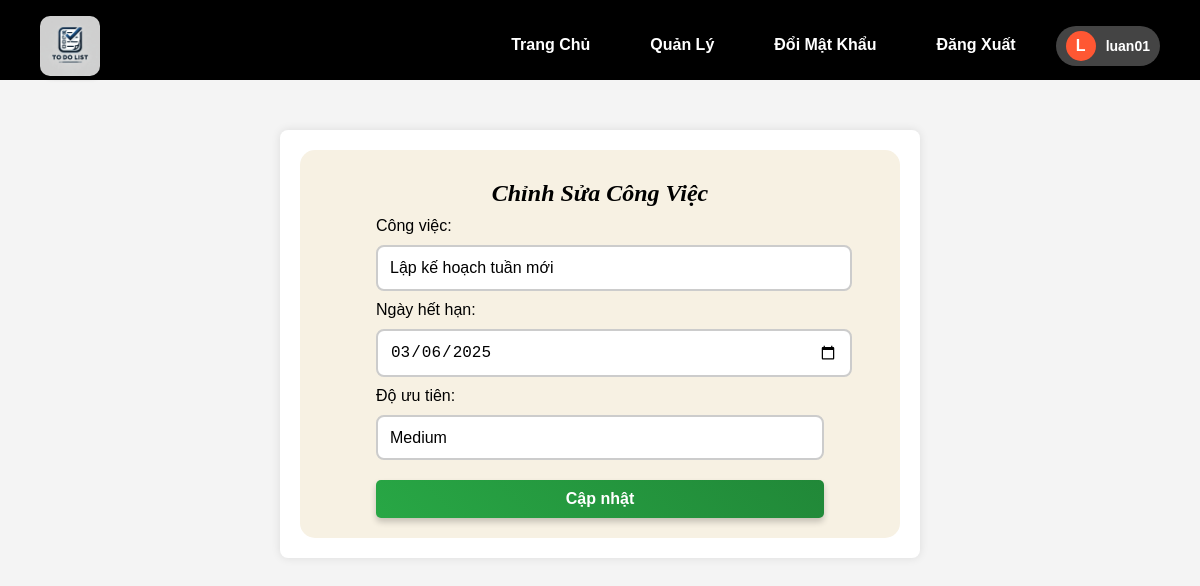
The page /edit_task/118 (signed in) on the database its author committed.
### models.py (models this page shows, shortened)
class User(db.Model, UserMixin):
    id = db.Column(db.Integer, primary_key=True)
    username = db.Column(db.String(150), unique=True, nullable=False)
    email = db.Column(db.String(150), unique=True, nullable=False)
    password = db.Column(db.String(150), nullable=False)
    is_admin = db.Column(db.Boolean, default=False)
    is_blocked = db.Column(db.Boolean, default=False)

class Task(db.Model):
    id = db.Column(db.Integer, primary_key=True)
    content = db.Column(db.String(200), nullable=False)
    due_date = db.Column(db.Date, nullable=True)  # YYYY-MM-DD
    priority = db.Column(db.String(10), nullable=True)  # LOW, MEDIUM, HIGH
    user_id = db.Column(db.Integer, db.ForeignKey('user.id'))

### app.py (the view, shortened to what this page needs)
@app.route('/edit_task/<int:task_id>', methods=['GET', 'POST'])
@login_required
def edit_task(task_id):
    task = Task.query.get_or_404(task_id)
    return render_template('edit_task.html', task=task)

### app.py (called while the page is built)
@login_manager.user_loader
def load_user(user_id):
    return User.query.get(int(user_id))

### templates/edit_task.html (shortened to what this page needs)
{% extends "base.html" %}
{% block content %}
<div class="container mt-4">
    <div class="card shadow-lg p-4 custom-todo-card">
        <div class="fancy-quote">Chỉnh Sửa Công Việc</div>
        <form action="{{ url_for('edit_task', task_id=task.id) }}" method="post" class="task-form">
            <div class="form-group">
                <label for="content">Công việc:</label>
                <input type="text" id="content" name="content" value="{{ task.content }}" required>
            </div>
            <div class="form-group">
                <label for="due_date">Ngày hết hạn:</label>
                <input type="date" id="due_date" name="due_date" value="{{ task.due_date.strftime('%Y-%m-%d') }}" required>
            </div>
            <div class="form-group">
                <label for="priority">Độ ưu tiên:</label>
                <select id="priority" name="priority">
                    <option value="MEDIUM" {% if task.priority == 'MEDIUM' %}selected{% endif %}>Medium</option>
                </select>
            </div>
            <button type="submit" class="btn btn-success">Cập nhật</button>
        </form>
    </div>
</div>
{% endblock %}

### templates/base.html (shortened to what this page needs)
<!DOCTYPE html>
<html lang="en">
<head>
    <link rel="stylesheet" type="text/css" href="{{ url_for('static', filename='style.css') }}">
    <link rel="stylesheet" href="https://cdnjs.cloudflare.com/ajax/libs/font-awesome/6.4.2/css/all.min.css">
</head>
<body>
<nav class="navbar">
    <div class="navbar-container">
        <div class="navbar-logo">
            <img src="{{ url_for('static', filename='todolist.webp') }}" alt="Logo">
        </div>
        <ul class="navbar-menu">
            <li><a href="{{ url_for('home') }}">Trang Chủ</a></li>
            {% if current_user.is_authenticated %}
                {% if current_user.is_admin %}
                    <li><a href="{{ url_for('admin') }}">Quản Lý</a></li>
                {% endif %}
                <li><a href="{{ url_for('change_password') }}">Đổi Mật Khẩu</a></li>
                <li><a href="{{ url_for('logout') }}">Đăng Xuất</a></li>
                <li class="user-profile">
                    <div class="user-avatar">
                        <span class="avatar-letter">{{ current_user.username[0]|upper }}</span>
                    </div>
                    <span class="username">{{ current_user.username }}</span>
                </li>
            {% else %}
                <li><a href="{{ url_for('register') }}">Đăng Ký</a></li>
                <li><a href="{{ url_for('login') }}" class="active">Đăng Nhập</a></li>
            {% endif %}
        </ul>
    </div>
</nav>
{% block content %}{% endblock %}
</html>

### static/style.css (style rules this page uses)
body { font-family: Arial, sans-serif; background-color: #f4f4f4; margin: 0; padding: 0; text-align: center; }
.container { width: 50%; margin: auto; background: white; padding: 20px; box-shadow: 0px 0px 10px rgba(0, 0, 0, 0.1); margin-top: 50px; border-radius: 8px; }
nav { background-color: black ! important ; padding: 10px 40px; height: 60px; text-align: center; }
nav a { color: white; text-decoration: none; padding: 10px 20px; display: inline-block; }
.navbar-container { display: flex; justify-content: space-between; align-items: center; }
.navbar-logo { display: flex; align-items: center; }
.navbar-logo img { width: 60px; height: 60px; margin-right: 10px; border-radius: 10px; box-shadow: 2px 2px 5px rgba(0, 0, 0, 0.2); }
.navbar-menu { list-style: none; display: flex; margin-left: auto; gap: 20px; }
.navbar-menu li { margin: 0; }
.navbar-menu a { text-decoration: none; font-weight: bold; font-size: 16px; color: white; }
form { text-align: left; margin: auto; width: 80%; }
form input { width: 100%; padding: 8px; margin: 5px 0; border: 1px solid #ccc; border-radius: 5px; }
form button { background-color: #28a745; color: white; border: none; padding: 10px; width: 100%; cursor: pointer; margin-top: 10px; }
.btn { padding: 10px 20px; font-size: 16px; color: white; border: none; border-radius: 5px; text-decoration: none; cursor: pointer; transition: all 0.3s ease; box-shadow: 0 4px 6px rgba(0,0,0,0.2); margin-right: 10px; }
.btn-success { background-color: #28a745; }
.user-profile { display: flex; align-items: center; gap: 10px; padding: 5px 10px; border-radius: 20px; background-color: #444; cursor: pointer; }
.user-avatar { width: 30px; height: 30px; background-color: #ff5733; color: white; font-size: 16px; font-weight: bold; display: flex; align-items: center; justify-content: center; border-radius: 50%; }
.username { font-size: 14px; font-weight: bold; color: white; }
.custom-todo-card { background-color: #f7f1e3; border-radius: 15px; padding: 20px; }
.fancy-quote { font-family: "Georgia", serif; font-size: 24px; font-style: italic; text-align: center; color:black !important; font-weight: bold; background: transparent !important; padding: 10px; box-shadow: none !important; text-transform: none; letter-spacing: normal; border: none !important; }
input[type="text"], input[type="date"], select { width: 100%; padding: 12px; margin: 10px 0; border: 2px solid #ccc; border-radius: 8px; font-size: 16px; transition: all 0.3s ease-in-out; }
select { appearance: none; background: #fff; padding: 12px; font-size: 16px; border-radius: 8px; border: 2px solid #ccc; cursor: pointer; }
select option { padding: 10px; }
button { background: linear-gradient(45deg, #28a745, #218838); color: white; font-size: 18px; font-weight: bold; padding: 12px; border: none; border-radius: 8px; cursor: pointer; transition: all 0.3s ease-in-out; display: block; width: 100%; }

### rows shown on the page
User: username "L", username "luan01"
Task: content "Lập kế hoạch tuần mới", due_date "03/06/2025", priority "Medium"
